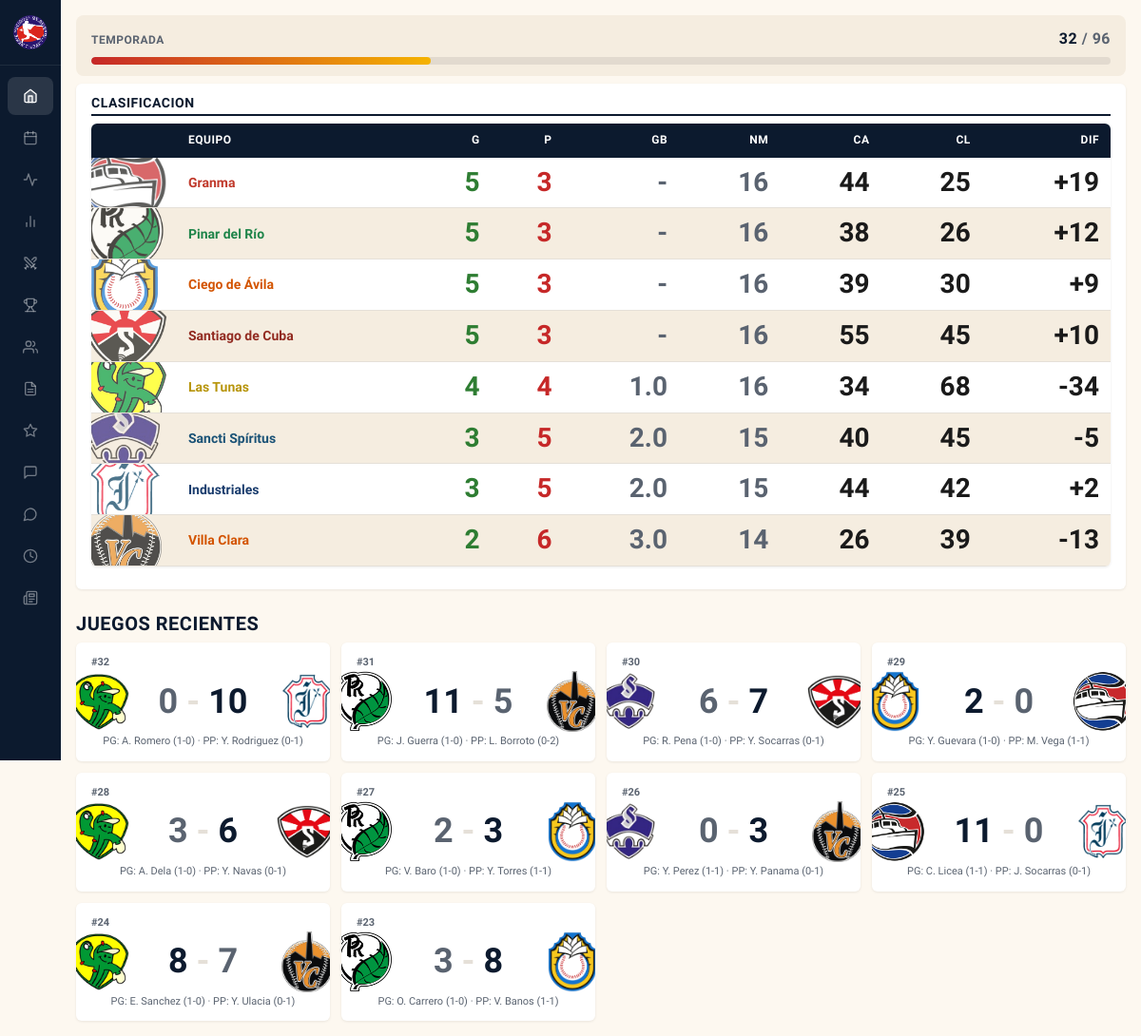
The page / on the database its author committed.
### tables this page shows
CREATE TABLE teams (
            id INTEGER PRIMARY KEY,
            name TEXT NOT NULL,
            short_name TEXT NOT NULL,
            full_name TEXT NOT NULL,
            owner TEXT NOT NULL,
            rank_overall INTEGER,
            rank_pitching INTEGER,
            rank_batting INTEGER,
            rank_fielding INTEGER,
            rank_speed INTEGER,
            rank_pre_draft INTEGER,
            rank_post_draft INTEGER,
            color_primary TEXT,
            color_secondary TEXT,
            logo_file TEXT,
            banner_file TEXT
        );

CREATE TABLE games (
            id INTEGER PRIMARY KEY,
            schedule_id INTEGER UNIQUE REFERENCES schedule(id),
            date TEXT,
            home_runs INTEGER,
            away_runs INTEGER,
            home_hits INTEGER,
            away_hits INTEGER,
            home_errors INTEGER,
            away_errors INTEGER,
            winning_pitcher_id INTEGER REFERENCES players(id),
            losing_pitcher_id INTEGER REFERENCES players(id),
            save_pitcher_id INTEGER REFERENCES players(id),
            notes TEXT
        , home_linescore TEXT, away_linescore TEXT);

CREATE TABLE schedule (
            id INTEGER PRIMARY KEY,
            game_num INTEGER,
            week_num INTEGER,
            home_team_id INTEGER REFERENCES teams(id),
            away_team_id INTEGER REFERENCES teams(id),
            phase TEXT DEFAULT 'regular',
            series_game INTEGER
        );

CREATE TABLE players (
            id INTEGER PRIMARY KEY,
            team_id INTEGER REFERENCES teams(id),
            name TEXT NOT NULL,
            full_name TEXT,
            position TEXT NOT NULL,
            bats_throws TEXT,
            role TEXT NOT NULL,
            lineup_order INTEGER,
            bullpen_role TEXT,
            is_drafted INTEGER DEFAULT 0,
            photo_file TEXT
        );

### blueprints/main/routes.py (the view)
@main_bp.route('/')
def index() -> str:
    standings = get_standings()
    teams = Team.all()
    games_played = sum(s['wins'] + s['losses'] for s in standings) // 2
    return render_template(
        'index.html',
        standings=standings,
        recent=recent_games(),
        teams=teams,
        games_played=games_played,
        total_games=TOTAL_GAMES,
    )

### app.py (called while the page is built)
def _register_static_versioning(app: Flask) -> None:
    @app.url_defaults
    def _inject_static_version(endpoint: str, values: dict) -> None:
        if endpoint != 'static' or 'v' in values:
            return
        filename = values.get('filename')
        if not filename:
            return
        path = os.path.join(app.static_folder or '', filename)
        try:
            values['v'] = int(os.path.getmtime(path))
        except OSError:
            pass

### db.py (called while the page is built)
def get_db() -> sqlite3.Connection:
    if 'db' not in g:
        from flask import current_app
        g.db = sqlite3.connect(current_app.config['DB_PATH'])
        g.db.row_factory = sqlite3.Row
        cursor = g.db.cursor()
        cursor.execute('PRAGMA journal_mode=WAL')
        cursor.execute('PRAGMA synchronous=NORMAL')
        cursor.execute('PRAGMA foreign_keys=ON')
        cursor.execute('PRAGMA busy_timeout=5000')
        cursor.close()
    return g.db

### models/base.py (called while the page is built)
    def __getattr__(self, name: str) -> Any:
        try:
            return self._row[name]
        except (IndexError, KeyError) as e:
            raise AttributeError(
                f"{type(self).__name__} has no attribute or column {name!r}"
            ) from e

    @property
    def row(self) -> sqlite3.Row:
        return self._row

### models/game.py (called while the page is built)
def _pitcher_cumulative_records() -> dict[tuple[int, int], tuple[int, int, int]]:
    rows = get_db().execute("""
        SELECT ps.player_id, ps.game_id, ps.W, ps.L, ps.SV
        FROM pitching_stats ps
        ORDER BY ps.player_id, ps.game_id
    """).fetchall()
    out: dict[tuple[int, int], tuple[int, int, int]] = {}
    cur_pid = None
    w = l = sv = 0
    for r in rows:
        if r["player_id"] != cur_pid:
            cur_pid = r["player_id"]
            w = l = sv = 0
        w += r["W"] or 0
        l += r["L"] or 0
        sv += r["SV"] or 0
        out[(r["player_id"], r["game_id"])] = (w, l, sv)
    return out

### models/team.py (called while the page is built)
    @property
    def games(self) -> int:
        return self.wins + self.losses

    @property
    def pct_float(self) -> float:
        return self.wins / self.games if self.games else 0.0

    @property
    def pct(self) -> str:
        return f"{self.pct_float:.3f}" if self.games else ".000"

    @property
    def diff(self) -> int:
        return self.rs - self.ra

    @classmethod
    def all(cls) -> list["Team"]:
        rows = get_db().execute("SELECT * FROM teams ORDER BY name").fetchall()
        return [cls(r) for r in rows]

### templates/index.html (shortened to what this page needs)
{% extends "base.html" %}
{% from 'components/logo_img.html' import logo_img %}
{% from 'components/game_card.html' import game_card %}
{% block content %}
<div class="season-progress mb-2">
    <div class="season-progress-label">
        <span>Temporada</span>
        <span class="stat-num">{{ games_played }} <span class="text-muted">/ {{ total_games }}</span></span>
    </div>
    <div class="season-progress-track">
        <div class="season-progress-fill" style="width: {{ (games_played / total_games * 100)|round(1) }}%"></div>
    </div>
</div>
<div class="panel mb-2">
    <h2>Clasificacion</h2>
    <div class="table-scroll"><table id="standings-table" class="standings stat-table">
        <thead>
            <tr>
                <th scope="col"></th>
                <th data-sort="text" scope="col">Equipo</th>
                <th class="num" data-sort="num" scope="col">G</th>
                <th class="num" data-sort="num" scope="col">P</th>
                <th class="num" data-sort="num" scope="col">GB</th>
                <th class="num" data-sort="num" scope="col">NM</th>
                <th class="num" data-sort="num" scope="col">CA</th>
                <th class="num" data-sort="num" scope="col">CL</th>
                <th class="num" data-sort="num" scope="col">DIF</th>
            </tr>
        </thead>
        <tbody>
            {% for s in standings %}
            <tr>
                <td class="standings-logo"><div class="standings-logo-wrap">{{ logo_img(s.logo_file) }}</div></td>
                <td><a href="{{ url_for('teams.team', short=s.short_name) }}" class="team-color-bold" style="--team-color: {{ s.color_primary }}">{{ s.name }}</a></td>
                <td class="num stat-num win">{{ s.wins }}</td>
                <td class="num stat-num loss">{{ s.losses }}</td>
                <td class="num stat-num gb">{{ s.gb }}</td>
                <td class="num stat-num magic-num">{{ s.magic }}</td>
                <td class="num stat-num">{{ s.rs }}</td>
                <td class="num stat-num">{{ s.ra }}</td>
                <td class="num stat-num">{{ '+' if s.diff > 0 else '' }}{{ s.diff }}</td>
            </tr>
            {% endfor %}
        </tbody>
    </table></div>
</div>
{% if recent %}
<h2>Juegos Recientes</h2>
<div class="games-grid">
    {% for g in recent %}
    {{ game_card(g) }}
    {% endfor %}
</div>
{% endif %}
{% endblock %}

### templates/components/logo_img.html
{% macro logo_img(logo_file, css_class='inline-logo', alt='') %}
{% if logo_file %}
    {%- set dims = {
        'inline-logo':    64,
        'inline-logo-md': 32,
        'inline-logo-sm': 16,
        'team-logo':      56,
        'sched-logo':     72,
        'versus-logo':    80,
        'game-card-bg game-card-bg-left':  64,
        'game-card-bg game-card-bg-right': 64,
    } -%}
    {%- set size = dims.get(css_class) -%}
<img src="{{ url_for('static', filename='graphics/' + logo_file) }}"
     class="{{ css_class }}" alt="{{ alt }}" loading="lazy" decoding="async"
     {%- if size %} width="{{ size }}" height="{{ size }}"{% endif %}>
{% endif %}
{% endmacro %}

### templates/components/game_card.html
{% from 'components/logo_img.html' import logo_img %}
{% from 'components/pitcher_credits.html' import pitcher_credits %}
{% macro game_card(g, link=true) %}
{% if link %}
<a href="{{ url_for('games.game_detail', game_id=g.id) }}" class="game-card">
{% else %}
<div class="game-card">
{% endif %}
    {{ logo_img(g.home_logo, css_class='game-card-bg game-card-bg-left') }}
    {{ logo_img(g.away_logo, css_class='game-card-bg game-card-bg-right') }}
    <span class="game-card-num">#{{ g.game_num }}</span>
    <div class="game-card-teams">
        <span class="game-card-score">
            <span class="{% if g.home_runs > g.away_runs %}winner{% endif %}">{{ g.home_runs }}</span>
            <span class="score-dash">-</span>
            <span class="{% if g.away_runs > g.home_runs %}winner{% endif %}">{{ g.away_runs }}</span>
        </span>
    </div>
    <span class="game-card-pitchers">{{ pitcher_credits(g.wp_name, g.lp_name, wp_w=g.wp_w, wp_l=g.wp_l, lp_w=g.lp_w, lp_l=g.lp_l) }}</span>
{% if link %}
</a>
{% else %}
</div>
{% endif %}
{% endmacro %}

### templates/components/pitcher_credits.html (shortened to what this page needs)
{% macro pitcher_credits(wp_name, lp_name, sv_name=None, wp_w=None, wp_l=None, lp_w=None, lp_l=None, sv_count=None, wp_id=None, lp_id=None, sv_id=None, linkable=false) %}
{% if wp_name %}PG: {% if linkable and wp_id %}<a href="{{ url_for('players.player', player_id=wp_id) }}">{{ wp_name }}</a>{% else %}{{ wp_name }}{% endif %}{% if wp_w is not none %} ({{ wp_w|int }}-{{ wp_l|int|default(0) }}){% endif %}{% endif %}
{% if lp_name %} &middot; PP: {% if linkable and lp_id %}<a href="{{ url_for('players.player', player_id=lp_id) }}">{{ lp_name }}</a>{% else %}{{ lp_name }}{% endif %}{% if lp_w is not none %} ({{ lp_w|int|default(0) }}-{{ lp_l|int }}){% endif %}{% endif %}
{% endmacro %}

### rows shown on the page
teams: logo_file (picture), name "Granma", wins "5", losses "3", gb "-", magic "16", rs "44", ra "25", diff "+", diff "19"
teams: logo_file (picture), name "Pinar del Río", wins "5", losses "3", gb "-", magic "16", rs "38", ra "26", diff "+", diff "12"
teams: logo_file (picture), name "Ciego de Ávila", wins "5", losses "3", gb "-", magic "16", rs "39", ra "30", diff "+", diff "9"
teams: logo_file (picture), name "Santiago de Cuba", wins "5", losses "3", gb "-", magic "16", rs "55", ra "45", diff "+", diff "10"
teams: logo_file (picture), name "Las Tunas", wins "4", losses "4", gb "1.0", magic "16", rs "34", ra "68", diff "-34"
teams: logo_file (picture), name "Sancti Spíritus", wins "3", losses "5", gb "2.0", magic "15", rs "40", ra "45", diff "-5"
teams: logo_file (picture), name "Industriales", wins "3", losses "5", gb "2.0", magic "15", rs "44", ra "42", diff "+", diff "2"
teams: logo_file (picture), name "Villa Clara", wins "2", losses "6", gb "3.0", magic "14", rs "26", ra "39", diff "-13"
games: logo_file (picture), game_num "32", home_runs "0", away_runs "10", wp_w "1", wp_l "0", lp_w "0", lp_l "1"
players: name "A. Romero"
players: name "Y. Rodriguez"
games: logo_file (picture), game_num "31", home_runs "11", away_runs "5", away_errors "1", home_errors "0", lp_l "2"
players: name "J. Guerra"
players: name "L. Borroto"
games: logo_file (picture), game_num "30", home_runs "6", away_runs "7", wp_w "1", wp_l "0", lp_w "0", lp_l "1"
players: name "R. Pena"
players: name "Y. Socarras"
games: logo_file (picture), game_num "29", home_runs "2", away_runs "0", wp_w "1", wp_l "0", lp_w "1", lp_l "1"
players: name "Y. Guevara"
players: name "M. Vega"
games: logo_file (picture), game_num "28", home_runs "3", away_runs "6", away_errors "1", home_errors "0"
players: name "A. Dela"
players: name "Y. Navas"
games: logo_file (picture), game_num "27", home_runs "2", away_runs "3", home_errors "1", away_errors "0"
players: name "V. Baro"
players: name "Y. Torres"
games: logo_file (picture), game_num "26", home_runs "0", away_runs "3", wp_w "1", wp_l "1", lp_l "1"
players: name "Y. Perez"
players: name "Y. Panama"
games: logo_file (picture), game_num "25", home_runs "11", away_runs "0", wp_w "1", wp_l "1", lp_l "1"
players: name "C. Licea"
players: name "J. Socarras"
games: logo_file (picture), game_num "24", home_runs "8", away_runs "7", away_errors "1", home_errors "0"
players: name "E. Sanchez"
players: name "Y. Ulacia"
games: logo_file (picture), game_num "23", home_runs "3", away_runs "8", wp_w "1", wp_l "0", lp_w "1", lp_l "1"
players: name "O. Carrero"
players: name "V. Banos"

### other values the page prints
{{ games_played }} "32"
{{ total_games }} "96"
